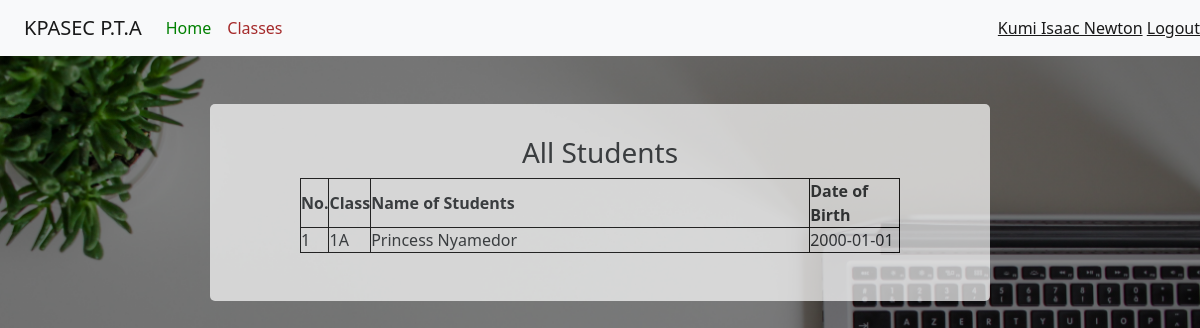
The page /accountant_dashboard/all_students (signed in) on the database its author committed.
### app.py (models this page shows, shortened)
class User(db.Model, UserMixin):
	__bind_key__ = "kpasec"
	id = db.Column(db.Integer, primary_key=True)
	date = db.Column(db.DateTime, default = datetime.utcnow())
	username = db.Column(db.String(80), unique=False, nullable=False)
	email = db.Column(db.String(120), unique=True, nullable=False)
	password = db.Column(db.String(120), nullable=False)
	is_admin = db.Column(db.Boolean,  default=False)
	function = db.Column(db.String(120))
	approval = db.Column(db.Boolean, default=False)

class Student(db.Model):
	__bind_key__ = "kpasec"
	id = db.Column(db.Integer, primary_key=True)
	date = db.Column(db.DateTime, default = datetime.utcnow())
	date_admitted = db.Column(db.DateTime)
	fullname = db.Column(db.String(80), unique=False, nullable=False)
	date_of_birth = db.Column(db.String(10), unique=True)
	class1 = db.Column(db.String(10), unique=False, nullable=False)
	parent_contact = db.Column(db.String(12), nullable=False)
	phone = db.Column(db.String(12))
	id_number = db.Column(db.String(120), unique=True, nullable=False)
	status = db.Column(db.Boolean, default=True)
	pta = db.relationship('PTAIncome', backref='pta_payer', lazy=True)#Here we reference the class
	etl = db.relationship('ETLIncome', backref='etl_payer', lazy=True)
	payer = db.relationship('StudentPayments', backref='payer', lazy=True)

### app.py (the view)
@app.route("/accountant_dashboard/all_students")
@login_required
def all_students():
	if current_user.is_authenticated and current_user.approval:
		students = Student.query.all()
		return render_template("all_students.html", students=students)
	else:
		abort(404)

### app.py (called while the page is built)
@login_manager.user_loader
def load_user(user_id):
	return User.query.get(int(user_id))

### templates/all_students.html (shortened to what this page needs)
{% extends "bootstrap.html" %}
{% block content %}
<!DOCTYPE html>
<html>
<head>
</head>
<body>
<header>
		<nav class="navbar navbar-expand-lg navbar-light bg-light">
			    <a class="navbar-brand kpa" href="#">KPASEC P.T.A</a>
				<div class="collapse navbar-collapse" id="navbarText">
			      <ul class="navbar-nav me-auto mb-2 mb-lg-0">
			        <li class="nav-item">
			          <a class="nav-link active " aria-current="page" href="{{url_for('accountant_dashboard')}}" id="dash">Home</a>
			        </li>
			        <li class="nav-item d-flex">
			          <a class="nav-link" href="{{url_for('student_classes')}}" id="lis">Classes</a>
			        </li>
			      </ul>
			      <span class="navbar-text" >
			      	<a href="{{url_for('account')}}" class="nn">{{current_user.username}}</a>
			      	<a href="{{url_for('logout')}}">Logout</a>
			      </span>
			    </div>
			</nav>
	</header>
   <center>
   	<div class="ttable" id="cont1">
   		<h3 class="topp" style="padding-top:4vh">All Students </h3>
   		<table >
   			<tr>
   				<th class="non">No.</th>
   				<th class="foom">Class</th>
   				<th class="fom">Name of Students</th>
   				<th class="fomm">Date of Birth</th>
   			</tr>
   			{% for student in students %}
   			<tr>
   				<td>{{loop.index}}</td>
   				<td class="fom">{{student.class1}}</td>
   				<td>{{student.fullname}}</td>
   				<td>{{student.date_of_birth}}</td>
   			</tr>
   			{% endfor %}
   		</table><br><br>
   	</div><br><br>
</center>
</body>
</html>
{% endblock %}

### rows shown on the page
User: username "Kumi Isaac Newton"
Student: class1 "1A", fullname "Princess Nyamedor", date_of_birth "2000-01-01"
